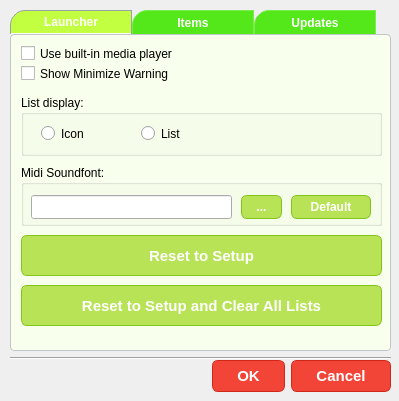
<?xml version="1.0" encoding="UTF-8"?>
<ui version="4.0">
 <class>SettingsDialog</class>
 <widget class="QDialog" name="SettingsDialog">
  <property name="geometry">
   <rect>
    <x>0</x>
    <y>0</y>
    <width>399</width>
    <height>401</height>
   </rect>
  </property>
  <property name="windowTitle">
   <string>Settings</string>
  </property>
  <widget class="QDialogButtonBox" name="buttonBox">
   <property name="geometry">
    <rect>
     <x>50</x>
     <y>360</y>
     <width>341</width>
     <height>32</height>
    </rect>
   </property>
   <property name="styleSheet">
    <string notr="true">QPushButton {
	box-shadow:inset 0px 1px 0px 0px #f5978e;
	background:linear-gradient(to bottom, #f24537 5%, #c62d1f 100%);
	background-color:#f24537;
	border-radius:6px;
	border:1px solid #d02718;
	display:inline-block;
	cursor:pointer;
	color:#ffffff;
	font-family:Arial;
	font-size:15px;
	font-weight:bold;
	padding:6px 24px;
	text-decoration:none;
	text-shadow:0px 1px 0px #810e05;
}
QPushButton:hover {
	background:linear-gradient(to bottom, #c62d1f 5%, #f24537 100%);
	background-color:#c62d1f;
}
QPushButton:active {
	position:relative;
	top:1px;
}</string>
   </property>
   <property name="orientation">
    <enum>Qt::Orientation::Horizontal</enum>
   </property>
   <property name="standardButtons">
    <set>QDialogButtonBox::StandardButton::Cancel|QDialogButtonBox::StandardButton::Ok</set>
   </property>
  </widget>
  <widget class="QTabWidget" name="tabWidget">
   <property name="geometry">
    <rect>
     <x>10</x>
     <y>10</y>
     <width>381</width>
     <height>341</height>
    </rect>
   </property>
   <property name="whatsThis">
    <string>&lt;html&gt;&lt;head/&gt;&lt;body&gt;&lt;p&gt;This is your settings&lt;/p&gt;&lt;/body&gt;&lt;/html&gt;</string>
   </property>
   <property name="styleSheet">
    <string notr="true">/* The main tab widget frame */
QTabWidget::pane {
    border: 1px solid #C0C7C9;
    background: #f9ffed;
    border-radius: 4px;
}

/* Customize the individual tabs */
QTabBar::tab {
    background: #54e81a;
    border: 1px solid #79ed4c;
    border-bottom: none; 
    border-top-left-radius: 15px;
    padding: 7px 35px;
	font-weight: bold;
	color: white;
}

/* Selected tab state */
QTabBar::tab:selected {
    background: #c2ff40;
    border-color: #99A1A5;
    border-bottom: 1px solid #FFFFFF;
}

/* Hover state for unselected tabs */
QTabBar::tab:hover {
    background: #D5DCDD;
}

QTabBar::tab {
    /* Keeps the top/bottom padding tight and expands the left/right space */
    padding: 4px 20px; 
    
    /* Optional: Sets a minimum width to prevent clipping short words */
    min-width: 80px; 
}
</string>
   </property>
   <property name="tabPosition">
    <enum>QTabWidget::TabPosition::North</enum>
   </property>
   <property name="tabShape">
    <enum>QTabWidget::TabShape::Rounded</enum>
   </property>
   <property name="currentIndex">
    <number>0</number>
   </property>
   <property name="documentMode">
    <bool>false</bool>
   </property>
   <property name="tabsClosable">
    <bool>false</bool>
   </property>
   <property name="movable">
    <bool>true</bool>
   </property>
   <widget class="QWidget" name="launcherTab">
    <attribute name="title">
     <string>Launcher</string>
    </attribute>
    <widget class="QCheckBox" name="checkBox">
     <property name="geometry">
      <rect>
       <x>10</x>
       <y>10</y>
       <width>331</width>
       <height>17</height>
      </rect>
     </property>
     <property name="whatsThis">
      <string>&lt;html&gt;&lt;head/&gt;&lt;body&gt;&lt;p&gt;Use the built-in media player to view or play pictures, videos, and audio&lt;/p&gt;&lt;/body&gt;&lt;/html&gt;</string>
     </property>
     <property name="text">
      <string>Use built-in media player</string>
     </property>
    </widget>
    <widget class="QGroupBox" name="groupBox">
     <property name="geometry">
      <rect>
       <x>10</x>
       <y>60</y>
       <width>361</width>
       <height>61</height>
      </rect>
     </property>
     <property name="title">
      <string>List display:</string>
     </property>
     <widget class="QRadioButton" name="radioButton">
      <property name="geometry">
       <rect>
        <x>20</x>
        <y>30</y>
        <width>82</width>
        <height>17</height>
       </rect>
      </property>
      <property name="whatsThis">
       <string>&lt;html&gt;&lt;head/&gt;&lt;body&gt;&lt;p&gt;Set to icon view&lt;/p&gt;&lt;/body&gt;&lt;/html&gt;</string>
      </property>
      <property name="text">
       <string>Icon</string>
      </property>
     </widget>
     <widget class="QRadioButton" name="radioButton_2">
      <property name="geometry">
       <rect>
        <x>120</x>
        <y>30</y>
        <width>82</width>
        <height>17</height>
       </rect>
      </property>
      <property name="whatsThis">
       <string>&lt;html&gt;&lt;head/&gt;&lt;body&gt;&lt;p&gt;Set to list view&lt;/p&gt;&lt;/body&gt;&lt;/html&gt;</string>
      </property>
      <property name="text">
       <string>List</string>
      </property>
     </widget>
    </widget>
    <widget class="QPushButton" name="pushButton">
     <property name="geometry">
      <rect>
       <x>10</x>
       <y>200</y>
       <width>361</width>
       <height>41</height>
      </rect>
     </property>
     <property name="whatsThis">
      <string>&lt;html&gt;&lt;head/&gt;&lt;body&gt;&lt;p&gt;Go back to account setup on startup. (Restart needed)&lt;/p&gt;&lt;/body&gt;&lt;/html&gt;</string>
     </property>
     <property name="styleSheet">
      <string notr="true">QPushButton {
	box-shadow:inset 0px 1px 0px 0px #d9fbbe;
	background:linear-gradient(to bottom, #b8e356 5%, #a5cc52 100%);
	background-color:#b8e356;
	border-radius:6px;
	border:1px solid #83c41a;
	display:inline-block;
	cursor:pointer;
	color:#ffffff;
	font-family:Arial;
	font-size:15px;
	font-weight:bold;
	padding:6px 24px;
	text-decoration:none;
	text-shadow:0px 1px 0px #86ae47;
}
QPushButton:hover {
	background:linear-gradient(to bottom, #a5cc52 5%, #b8e356 100%);
	background-color:#a5cc52;
}
QPushButton:active {
	position:relative;
	top:1px;
}
</string>
     </property>
     <property name="text">
      <string>Reset to Setup</string>
     </property>
    </widget>
    <widget class="QPushButton" name="pushButton_2">
     <property name="geometry">
      <rect>
       <x>10</x>
       <y>250</y>
       <width>361</width>
       <height>41</height>
      </rect>
     </property>
     <property name="whatsThis">
      <string>&lt;html&gt;&lt;head/&gt;&lt;body&gt;&lt;p&gt;Go back to account setup on startup clear all the lists on your launcher. (Restart needed)&lt;/p&gt;&lt;/body&gt;&lt;/html&gt;</string>
     </property>
     <property name="styleSheet">
      <string notr="true">QPushButton {
	box-shadow:inset 0px 1px 0px 0px #d9fbbe;
	background:linear-gradient(to bottom, #b8e356 5%, #a5cc52 100%);
	background-color:#b8e356;
	border-radius:6px;
	border:1px solid #83c41a;
	display:inline-block;
	cursor:pointer;
	color:#ffffff;
	font-family:Arial;
	font-size:15px;
	font-weight:bold;
	padding:6px 24px;
	text-decoration:none;
	text-shadow:0px 1px 0px #86ae47;
}
QPushButton:hover {
	background:linear-gradient(to bottom, #a5cc52 5%, #b8e356 100%);
	background-color:#a5cc52;
}
QPushButton:active {
	position:relative;
	top:1px;
}
</string>
     </property>
     <property name="text">
      <string>Reset to Setup and Clear All Lists</string>
     </property>
    </widget>
    <widget class="QCheckBox" name="checkBox_2">
     <property name="geometry">
      <rect>
       <x>10</x>
       <y>30</y>
       <width>331</width>
       <height>17</height>
      </rect>
     </property>
     <property name="whatsThis">
      <string>&lt;html&gt;&lt;head/&gt;&lt;body&gt;&lt;p&gt;Show the minimize warning at startup&lt;/p&gt;&lt;/body&gt;&lt;/html&gt;</string>
     </property>
     <property name="text">
      <string>Show Minimize Warning</string>
     </property>
    </widget>
    <widget class="QGroupBox" name="groupBox_2">
     <property name="geometry">
      <rect>
       <x>10</x>
       <y>130</y>
       <width>361</width>
       <height>61</height>
      </rect>
     </property>
     <property name="title">
      <string>Midi Soundfont:</string>
     </property>
     <widget class="QPushButton" name="pushButton_7">
      <property name="geometry">
       <rect>
        <x>270</x>
        <y>30</y>
        <width>80</width>
        <height>24</height>
       </rect>
      </property>
      <property name="styleSheet">
       <string notr="true">QPushButton {
	box-shadow:inset 0px 1px 0px 0px #d9fbbe;
	background:linear-gradient(to bottom, #b8e356 5%, #a5cc52 100%);
	background-color:#b8e356;
	border-radius:6px;
	border:1px solid #83c41a;
	display:inline-block;
	cursor:pointer;
	color:#ffffff;
	font-family:Arial;
	font-size:12px;
	font-weight:bold;
	padding:0px 0px;
	text-decoration:none;
	text-shadow:0px 1px 0px #86ae47;
}
QPushButton:hover {
	background:linear-gradient(to bottom, #a5cc52 5%, #b8e356 100%);
	background-color:#a5cc52;
}
QPushButton:active {
	position:relative;
	top:1px;
}
</string>
      </property>
      <property name="text">
       <string>Default</string>
      </property>
     </widget>
     <widget class="QPushButton" name="pushButton_8">
      <property name="geometry">
       <rect>
        <x>220</x>
        <y>30</y>
        <width>41</width>
        <height>24</height>
       </rect>
      </property>
      <property name="styleSheet">
       <string notr="true">QPushButton {
	box-shadow:inset 0px 1px 0px 0px #d9fbbe;
	background:linear-gradient(to bottom, #b8e356 5%, #a5cc52 100%);
	background-color:#b8e356;
	border-radius:6px;
	border:1px solid #83c41a;
	display:inline-block;
	cursor:pointer;
	color:#ffffff;
	font-family:Arial;
	font-size:12px;
	font-weight:bold;
	padding:0px 0px;
	text-decoration:none;
	text-shadow:0px 1px 0px #86ae47;
}
QPushButton:hover {
	background:linear-gradient(to bottom, #a5cc52 5%, #b8e356 100%);
	background-color:#a5cc52;
}
QPushButton:active {
	position:relative;
	top:1px;
}
</string>
      </property>
      <property name="text">
       <string>...</string>
      </property>
     </widget>
     <widget class="QLineEdit" name="lineEdit">
      <property name="geometry">
       <rect>
        <x>10</x>
        <y>30</y>
        <width>201</width>
        <height>24</height>
       </rect>
      </property>
     </widget>
    </widget>
   </widget>
   <widget class="QWidget" name="itemsTab">
    <attribute name="title">
     <string>Items</string>
    </attribute>
    <widget class="QPushButton" name="pushButton_3">
     <property name="geometry">
      <rect>
       <x>200</x>
       <y>20</y>
       <width>171</width>
       <height>41</height>
      </rect>
     </property>
     <property name="whatsThis">
      <string>&lt;html&gt;&lt;head/&gt;&lt;body&gt;&lt;p&gt;Import your backed up launcher lists (uses *.mml or *.json file)&lt;/p&gt;&lt;/body&gt;&lt;/html&gt;</string>
     </property>
     <property name="styleSheet">
      <string notr="true">QPushButton {
	box-shadow:inset 0px 1px 0px 0px #d9fbbe;
	background:linear-gradient(to bottom, #b8e356 5%, #a5cc52 100%);
	background-color:#b8e356;
	border-radius:6px;
	border:1px solid #83c41a;
	display:inline-block;
	cursor:pointer;
	color:#ffffff;
	font-family:Arial;
	font-size:15px;
	font-weight:bold;
	padding:6px 24px;
	text-decoration:none;
	text-shadow:0px 1px 0px #86ae47;
}
QPushButton:hover {
	background:linear-gradient(to bottom, #a5cc52 5%, #b8e356 100%);
	background-color:#a5cc52;
}
QPushButton:active {
	position:relative;
	top:1px;
}
</string>
     </property>
     <property name="text">
      <string>Import Database</string>
     </property>
    </widget>
    <widget class="QLabel" name="label">
     <property name="geometry">
      <rect>
       <x>10</x>
       <y>30</y>
       <width>191</width>
       <height>21</height>
      </rect>
     </property>
     <property name="text">
      <string>Import launcher items:</string>
     </property>
     <property name="buddy">
      <cstring>pushButton_3</cstring>
     </property>
    </widget>
    <widget class="QPushButton" name="pushButton_4">
     <property name="geometry">
      <rect>
       <x>200</x>
       <y>70</y>
       <width>171</width>
       <height>41</height>
      </rect>
     </property>
     <property name="whatsThis">
      <string>&lt;html&gt;&lt;head/&gt;&lt;body&gt;&lt;p&gt;Backup or export your launcher lists (uses *.mml or *.json file)&lt;/p&gt;&lt;/body&gt;&lt;/html&gt;</string>
     </property>
     <property name="styleSheet">
      <string notr="true">QPushButton {
	box-shadow:inset 0px 1px 0px 0px #d9fbbe;
	background:linear-gradient(to bottom, #b8e356 5%, #a5cc52 100%);
	background-color:#b8e356;
	border-radius:6px;
	border:1px solid #83c41a;
	display:inline-block;
	cursor:pointer;
	color:#ffffff;
	font-family:Arial;
	font-size:15px;
	font-weight:bold;
	padding:6px 24px;
	text-decoration:none;
	text-shadow:0px 1px 0px #86ae47;
}
QPushButton:hover {
	background:linear-gradient(to bottom, #a5cc52 5%, #b8e356 100%);
	background-color:#a5cc52;
}
QPushButton:active {
	position:relative;
	top:1px;
}
</string>
     </property>
     <property name="text">
      <string>Export Database</string>
     </property>
    </widget>
    <widget class="QLabel" name="label_2">
     <property name="geometry">
      <rect>
       <x>10</x>
       <y>80</y>
       <width>191</width>
       <height>21</height>
      </rect>
     </property>
     <property name="text">
      <string>Export launcher items:</string>
     </property>
     <property name="buddy">
      <cstring>pushButton_4</cstring>
     </property>
    </widget>
    <widget class="QPushButton" name="pushButton_5">
     <property name="geometry">
      <rect>
       <x>10</x>
       <y>120</y>
       <width>361</width>
       <height>31</height>
      </rect>
     </property>
     <property name="whatsThis">
      <string>&lt;html&gt;&lt;head/&gt;&lt;body&gt;&lt;p&gt;Clear all your saved launcher items permanently.&lt;/p&gt;&lt;p&gt;&lt;br/&gt;&lt;/p&gt;&lt;p&gt;Please backup your lists first!&lt;/p&gt;&lt;/body&gt;&lt;/html&gt;</string>
     </property>
     <property name="styleSheet">
      <string notr="true">QPushButton {
	box-shadow:inset 0px 1px 0px 0px #d9fbbe;
	background:linear-gradient(to bottom, #b8e356 5%, #a5cc52 100%);
	background-color:#b8e356;
	border-radius:6px;
	border:1px solid #83c41a;
	display:inline-block;
	cursor:pointer;
	color:#ffffff;
	font-family:Arial;
	font-size:15px;
	font-weight:bold;
	padding:6px 24px;
	text-decoration:none;
	text-shadow:0px 1px 0px #86ae47;
}
QPushButton:hover {
	background:linear-gradient(to bottom, #a5cc52 5%, #b8e356 100%);
	background-color:#a5cc52;
}
QPushButton:active {
	position:relative;
	top:1px;
}
</string>
     </property>
     <property name="text">
      <string>Clear all items</string>
     </property>
    </widget>
   </widget>
   <widget class="QWidget" name="tab">
    <attribute name="title">
     <string>Updates</string>
    </attribute>
    <widget class="QLabel" name="label_3">
     <property name="geometry">
      <rect>
       <x>0</x>
       <y>90</y>
       <width>381</width>
       <height>51</height>
      </rect>
     </property>
     <property name="font">
      <font>
       <pointsize>20</pointsize>
       <bold>true</bold>
      </font>
     </property>
     <property name="text">
      <string>Current Version: 1.0</string>
     </property>
     <property name="alignment">
      <set>Qt::AlignmentFlag::AlignCenter</set>
     </property>
    </widget>
    <widget class="QPushButton" name="pushButton_6">
     <property name="geometry">
      <rect>
       <x>90</x>
       <y>150</y>
       <width>191</width>
       <height>31</height>
      </rect>
     </property>
     <property name="whatsThis">
      <string>&lt;html&gt;&lt;head/&gt;&lt;body&gt;&lt;p&gt;Opens your web browser to check for latest version updated in this app's GitHub repository&lt;/p&gt;&lt;/body&gt;&lt;/html&gt;</string>
     </property>
     <property name="styleSheet">
      <string notr="true">QPushButton {
	box-shadow:inset 0px 1px 0px 0px #d9fbbe;
	background:linear-gradient(to bottom, #b8e356 5%, #a5cc52 100%);
	background-color:#b8e356;
	border-radius:6px;
	border:1px solid #83c41a;
	display:inline-block;
	cursor:pointer;
	color:#ffffff;
	font-family:Arial;
	font-size:15px;
	font-weight:bold;
	padding:6px 24px;
	text-decoration:none;
	text-shadow:0px 1px 0px #86ae47;
}
QPushButton:hover {
	background:linear-gradient(to bottom, #a5cc52 5%, #b8e356 100%);
	background-color:#a5cc52;
}
QPushButton:active {
	position:relative;
	top:1px;
}
</string>
     </property>
     <property name="text">
      <string>Check for updates</string>
     </property>
    </widget>
    <widget class="QLabel" name="label_4">
     <property name="geometry">
      <rect>
       <x>140</x>
       <y>10</y>
       <width>91</width>
       <height>91</height>
      </rect>
     </property>
     <property name="text">
      <string/>
     </property>
     <property name="pixmap">
      <pixmap resource="res.qrc">:/default/MayMayLauncher.ico</pixmap>
     </property>
     <property name="scaledContents">
      <bool>true</bool>
     </property>
    </widget>
   </widget>
  </widget>
  <widget class="Line" name="line">
   <property name="geometry">
    <rect>
     <x>10</x>
     <y>350</y>
     <width>381</width>
     <height>16</height>
    </rect>
   </property>
   <property name="orientation">
    <enum>Qt::Orientation::Horizontal</enum>
   </property>
  </widget>
 </widget>
 <resources>
  <include location="res.qrc"/>
 </resources>
 <connections>
  <connection>
   <sender>buttonBox</sender>
   <signal>accepted()</signal>
   <receiver>SettingsDialog</receiver>
   <slot>accept()</slot>
   <hints>
    <hint type="sourcelabel">
     <x>248</x>
     <y>254</y>
    </hint>
    <hint type="destinationlabel">
     <x>157</x>
     <y>274</y>
    </hint>
   </hints>
  </connection>
  <connection>
   <sender>buttonBox</sender>
   <signal>rejected()</signal>
   <receiver>SettingsDialog</receiver>
   <slot>reject()</slot>
   <hints>
    <hint type="sourcelabel">
     <x>316</x>
     <y>260</y>
    </hint>
    <hint type="destinationlabel">
     <x>286</x>
     <y>274</y>
    </hint>
   </hints>
  </connection>
 </connections>
</ui>
